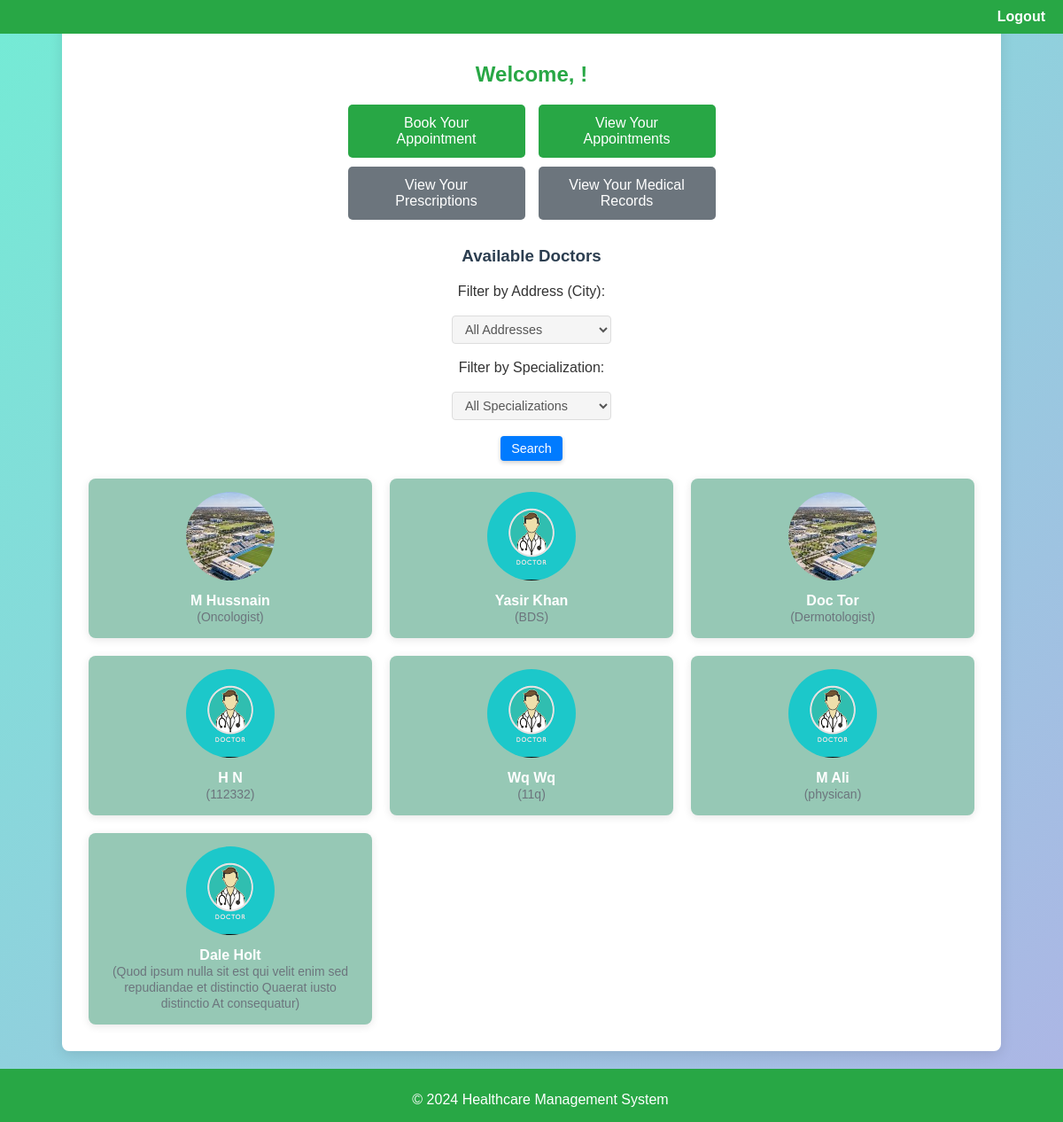
The app's page /patient-dashboard/ (signed in), older data.
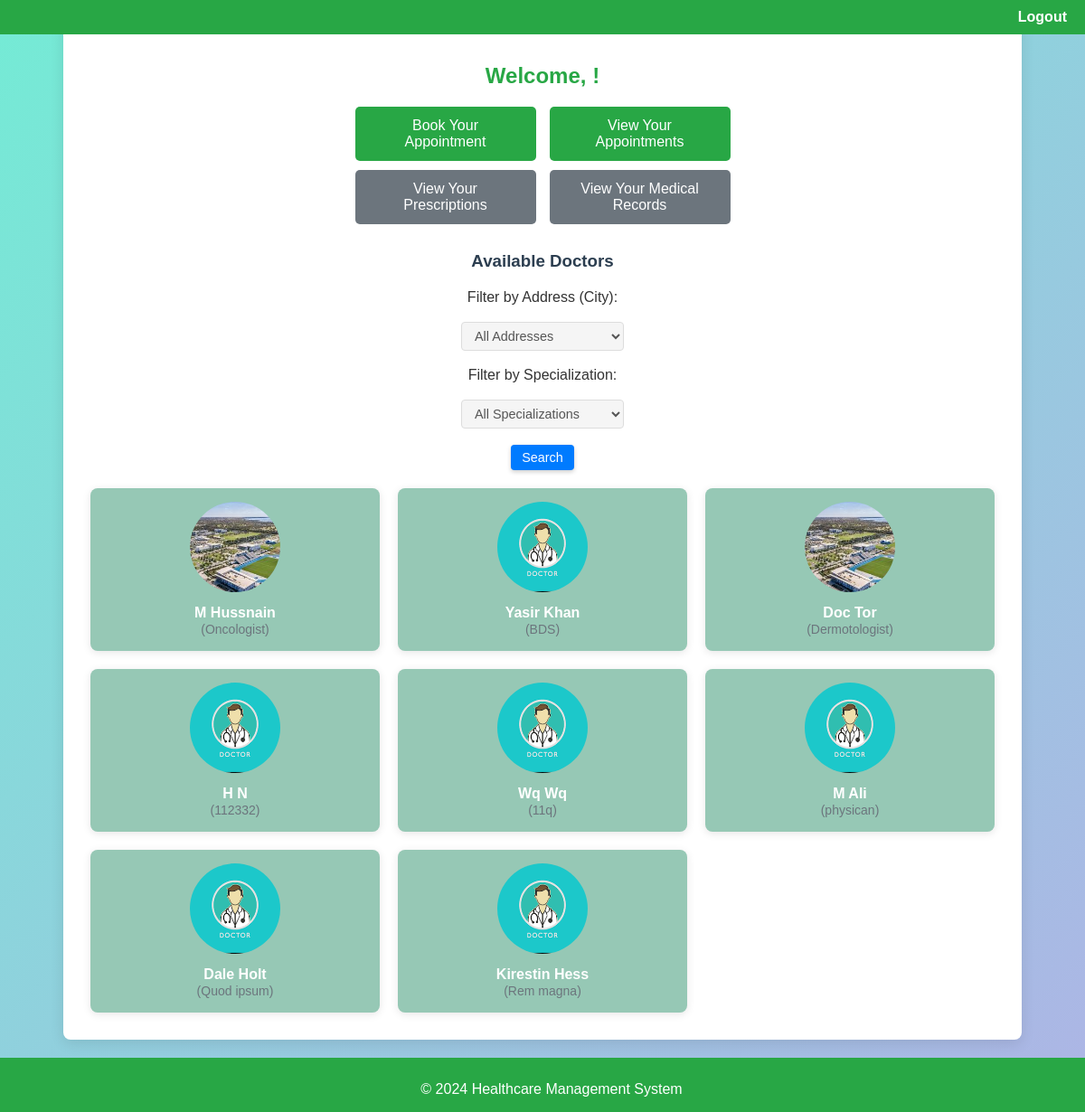
The same page, newer data.
### user/models.py (models this page shows, shortened)
class User(AbstractUser):
    CNIC_no = models.CharField(max_length=15, unique=True)
    contact_number = models.CharField(max_length=15)
    address = models.CharField(max_length=255)
    gender = models.CharField(max_length=10, choices=[('M', 'Male'), ('F', 'Female')])
    profile_pic = models.ImageField(upload_to='images/profile_pics/', blank=True, null=True)

class Doctor(User):
    specialization = models.CharField(max_length=255)
    license_number = models.CharField(max_length=50, unique=True)
    qualification = models.CharField(max_length=255)
    experience = models.IntegerField()
    consultation_fee = models.DecimalField(max_digits=10, decimal_places=2)
    class Meta:
        verbose_name = 'Doctor'

class User(AbstractUser):
    CNIC_no = models.CharField(max_length=15, unique=True)
    contact_number = models.CharField(max_length=15)
    address = models.CharField(max_length=255)
    gender = models.CharField(max_length=10, choices=[('M', 'Male'), ('F', 'Female')])
    profile_pic = models.ImageField(upload_to='images/profile_pics/', blank=True, null=True)

### user/views.py (the view)
# urls.py: path('patient-dashboard/', views.PatientDashboardView.as_view(), name='patient_dashboard'),
class PatientDashboardView(LoginRequiredMixin, TemplateView):
    template_name = 'user/patient_dashboard.html'
    login_url = 'login'
    def get_context_data(self, **kwargs):
        context = super().get_context_data(**kwargs)
        context['addresses'] = Doctor.objects.values_list('address', flat=True).distinct()
        context['specializations'] = Doctor.objects.values_list('specialization', flat=True).distinct()
        selected_address = self.request.GET.get('address', '')
        selected_specialization = self.request.GET.get('specialization', '')
        doctors = Doctor.objects.all()
        if selected_address:
            doctors = doctors.filter(address=selected_address)
        if selected_specialization:
            doctors = doctors.filter(specialization=selected_specialization)
        context['doctors'] = doctors
        context['selected_address'] = selected_address
        context['selected_specialization'] = selected_specialization
        return context

### user/templates/user/patient_dashboard.html (shortened to what this page needs)
{% extends 'user/base.html' %}
{% load static %}
{% block content %}
<div class="full-page-container">
    <div class="dashboard-container">
        <h2>Welcome, {{ user.first_name | title }} {{ user.last_name | title }}!</h2>
        <div class="button-row">
            <a href="{% url 'book_appointment' %}"><button>Book Your Appointment</button></a>
            <a href="{% url 'view_booked_appointments' %}"><button>View Your Appointments</button></a>
        </div>
        <div class="button-row">
            <a href="{% url 'patient_prescriptions' %}"><button class="btn-secondary">View Your Prescriptions</button></a>
            <a href="{% url 'patient_medical_record_list' %}"><button class="btn-secondary">View Your Medical Records</button></a>
        </div>
        <h3 class="doctor-heading">Available Doctors</h3>
        <form method="get" action="{% url 'patient_dashboard' %}" class="filter-form">
            <label for="address">Filter by Address (City):</label>
            <select name="address" id="address">
                <option value="">All Addresses</option>
            </select>
            <label for="specialization">Filter by Specialization:</label>
            <select name="specialization" id="specialization">
                <option value="">All Specializations</option>
            </select>
            <button type="submit">Search</button>
        </form>
        <div class="doctor-grid">
            {% for doctor in doctors %}
                <div class="doctor-item">
                    <a href="{% url 'doctor_detail' doctor.pk %}">
                        {% if doctor.profile_pic %}
                            <img src="{{ doctor.profile_pic.url }}" alt="Profile Picture">
                        {% else %}
                            <img src="{% static 'images/default_profile.png' %}" alt="Default Profile Picture">
                        {% endif %}
                    </a>
                    <strong><a href="{% url 'doctor_detail' doctor.pk %}">{{ doctor.get_full_name | title }}</a></strong>
                    <span>({{ doctor.specialization }})</span>
                </div>
            {% empty %}
                <p>No doctors available in this area.</p>
            {% endfor %}
        </div>
    </div>
</div>
{% endblock %}

Row changes from the older to the newer data that the page shows:
changed Doctor "Dale Holt": specialization "Quod ipsum nulla sit est qui velit enim sed repudiandae et distinctio Quaerat iusto distinctio At consequatur" → "Quod ipsum"
added Doctor: get_full_name "Kirestin Hess", specialization "Rem magna"
